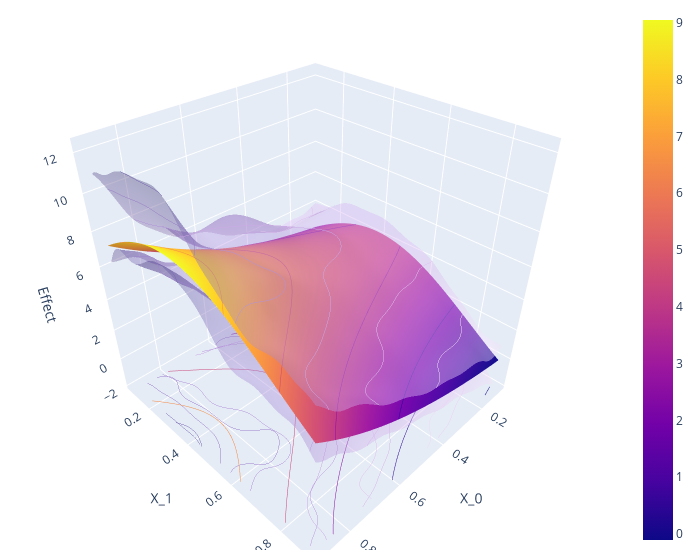

This figure's notebook cell:
### Code cell
import plotly.graph_objects as go

true_effect = np.array([treatment_effect_2d(x_i) for x_i in zip(x_0.ravel(), x_1.ravel())]).reshape(x_0.shape)
effect = np.asarray(df_cate['effect']).reshape(x_0.shape)
lower_bound = np.asarray(df_cate['2.5 %']).reshape(x_0.shape)
upper_bound = np.asarray(df_cate['97.5 %']).reshape(x_0.shape)

fig = go.Figure(data=[
    go.Surface(x=x_0,
               y=x_1,
               z=true_effect),
    go.Surface(x=x_0,
               y=x_1,
               z=upper_bound, showscale=False, opacity=0.4,colorscale='purp'),
    go.Surface(x=x_0,
               y=x_1,
               z=lower_bound, showscale=False, opacity=0.4,colorscale='purp'),
])
fig.update_traces(contours_z=dict(show=True, usecolormap=True,
                                  highlightcolor="limegreen", project_z=True))

fig.update_layout(scene = dict(
                    xaxis_title='X_0',
                    yaxis_title='X_1',
                    zaxis_title='Effect'),
                    width=700,
                    margin=dict(r=20, b=10, l=10, t=10))

fig.show()

### Figure 1 — Plotly figure (JSON) as saved in the notebook; plotly's stock layout.template omitted (floating-point values rounded to 4 significant figures; data arrays with more than 128 entries replaced by an {"elided": "..."} marker saying what was removed)
{"data": [{"contours": {"z": {"highlightcolor": "limegreen", "project": {"z": true}, "show": true, "usecolormap": true}}, "type": "surface", "x": {"elided": "100x100 float values"}, "y": {"elided": "100x100 float values"}, "z": {"elided": "100x100 float values"}}, {"colorscale": [[0, "rgb(243, 224, 247)"], [0.1667, "rgb(228, 199, 241)"], [0.3333, "rgb(209, 175, 232)"], [0.5, "rgb(185, 152, 221)"], [0.6667, "rgb(159, 130, 206)"], [0.8333, "rgb(130, 109, 186)"], [1, "rgb(99, 88, 159)"]], "contours": {"z": {"highlightcolor": "limegreen", "project": {"z": true}, "show": true, "usecolormap": true}}, "opacity": 0.4, "showscale": false, "type": "surface", "x": {"elided": "100x100 float values"}, "y": {"elided": "100x100 float values"}, "z": {"elided": "100x100 float values"}}, {"colorscale": [[0, "rgb(243, 224, 247)"], [0.1667, "rgb(228, 199, 241)"], [0.3333, "rgb(209, 175, 232)"], [0.5, "rgb(185, 152, 221)"], [0.6667, "rgb(159, 130, 206)"], [0.8333, "rgb(130, 109, 186)"], [1, "rgb(99, 88, 159)"]], "contours": {"z": {"highlightcolor": "limegreen", "project": {"z": true}, "show": true, "usecolormap": true}}, "opacity": 0.4, "showscale": false, "type": "surface", "x": {"elided": "100x100 float values"}, "y": {"elided": "100x100 float values"}, "z": {"elided": "100x100 float values"}}], "layout": {"margin": {"b": 10, "l": 10, "r": 20, "t": 10}, "scene": {"xaxis": {"title": {"text": "X_0"}}, "yaxis": {"title": {"text": "X_1"}}, "zaxis": {"title": {"text": "Effect"}}}, "width": 700}}
